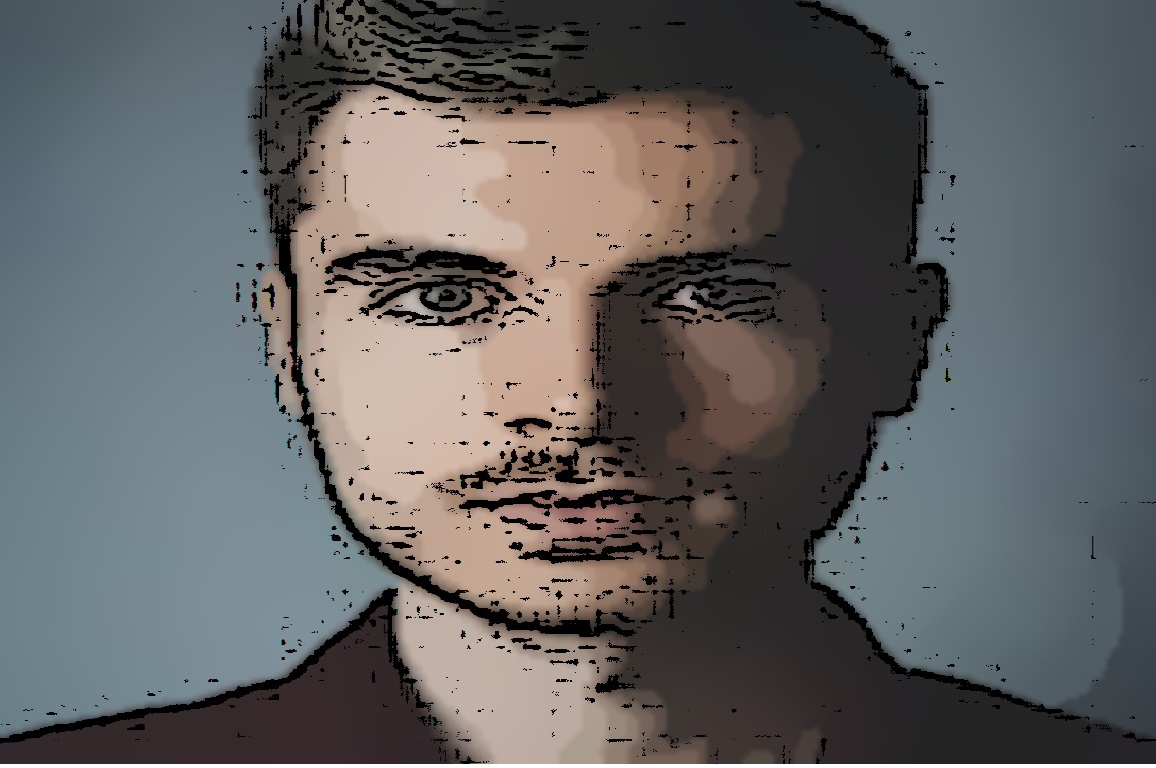
#> input picture Cartoon version new.jpg, 1156 x 768 px, given in place of the camera
$ jupyter execute main.ipynb
#> lines starting #> are read from the running program, lines starting #| are printed output that depends on the picture
[cell 1]
import cv2
import matplotlib.pyplot as plt

[cell 2]
import cv2
import numpy as np
def car(img):
    gray = cv2.cvtColor(img, cv2.COLOR_BGR2GRAY)
    blur = cv2.medianBlur(gray,4)
    edges = cv2.adaptiveThreshold(blur,255,cv2.ADAPTIVE_THRESH_MEAN_C,cv2.THRESH_BINARY,9,9)
    bilat = cv2.bilateralFilter(blur, 9, 250, 250)
    x=np.ones([1,1],np.uint8)
    erode=cv2.erode(bilat,x,iterations=3)
    dilate=cv2.erode(erode,x,iterations=3)
    imgf=np.float32(img).reshape(-1,3)
    criteria=(cv2.TERM_CRITERIA_EPS+cv2.TERM_CRITERIA_MAX_ITER,20,1.0)
    compactness,label,center=cv2.kmeans(imgf,50,None,criteria,1,cv2.KMEANS_RANDOM_CENTERS)
    final_img=np.uint8(center)[label.flatten()].reshape(img.shape)
    final = cv2.bitwise_and(final_img,final_img, mask=edges)
    return final

[cell 3]
try:
    stream = cv2.VideoCapture(0)
    while(True):
        frame=cv2.flip(stream.read()[1],1)
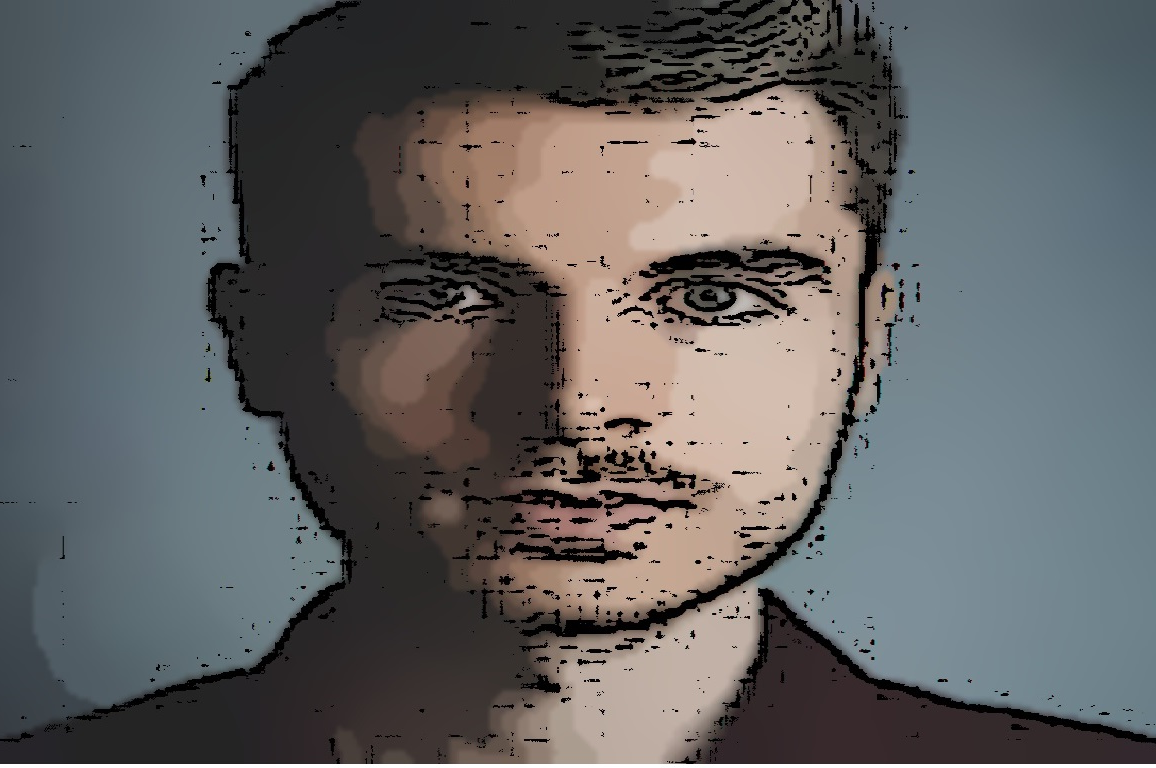
#> frame: shape (768, 1156, 3); mean B, G, R 98.4, 98, 98
        cv2.imshow("Cartoon", car(frame))
#> in car, `gray = cv2.cvtColor(img, cv2.COLOR_BGR2GRAY)`:
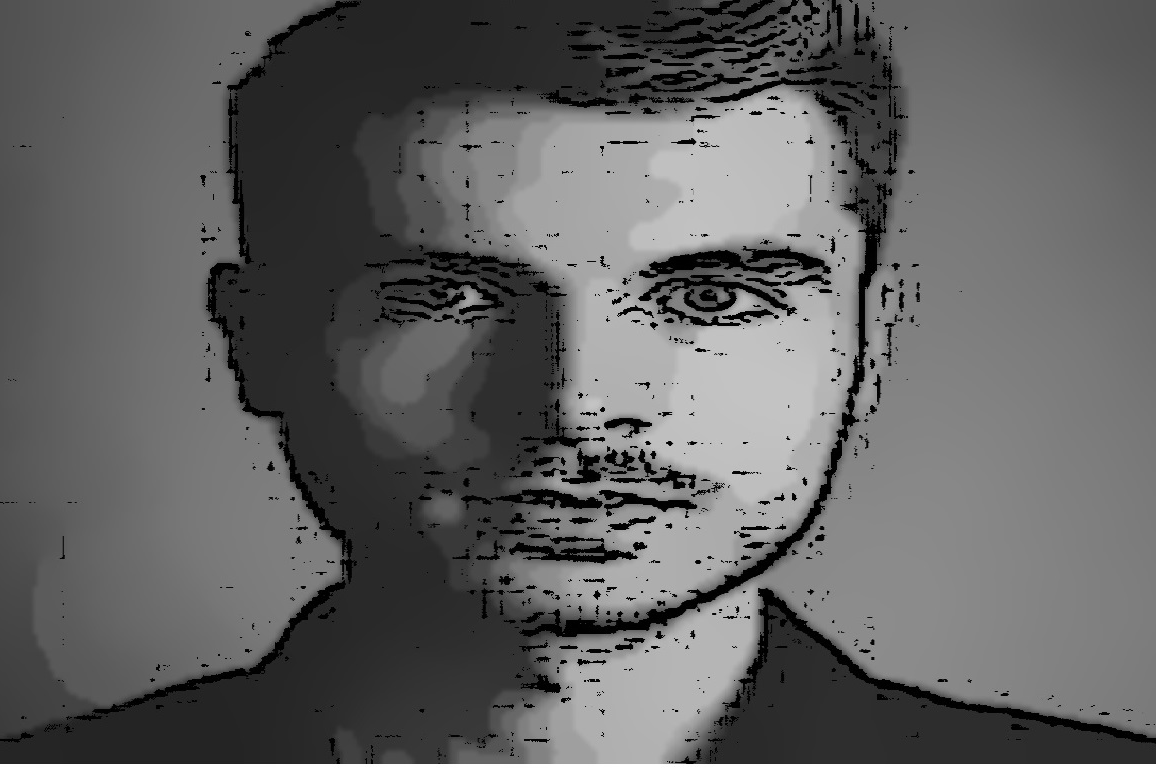
#> gray: shape (768, 1156); min 0, max 255, mean 98.1
        if cv2.waitKey(1) == ord("q"):
            break
    stream.release()
    cv2.destroyAllWindows()
except Exception as e:
    stream.release()
    cv2.destroyAllWindows()
    print(repr(e))

$ run again, on Cartoon version.jpg
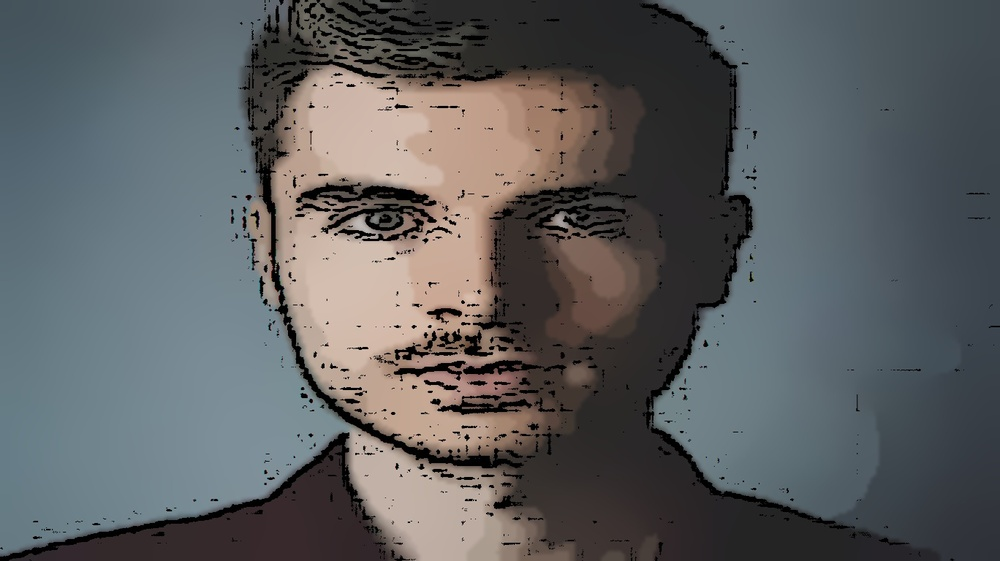
#> input picture Cartoon version.jpg, 1000 x 561 px, shrunk from 1368 x 768 before the run, given in place of the camera
#> `frame=cv2.flip(stream.read()[1],1)`:
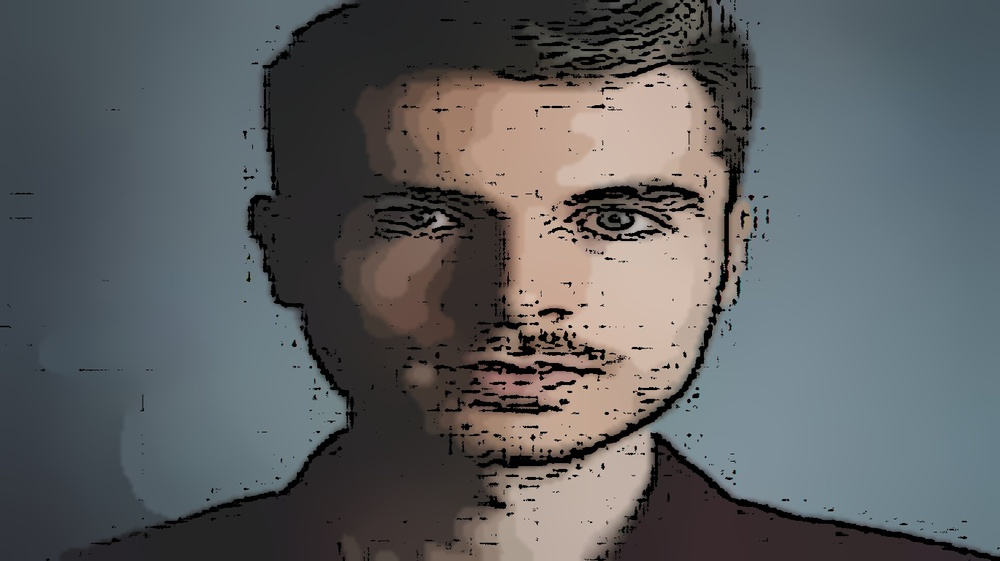
#> frame: shape (561, 1000, 3); mean B, G, R 96.8, 95.2, 93.2
#> in car, `gray = cv2.cvtColor(img, cv2.COLOR_BGR2GRAY)`:
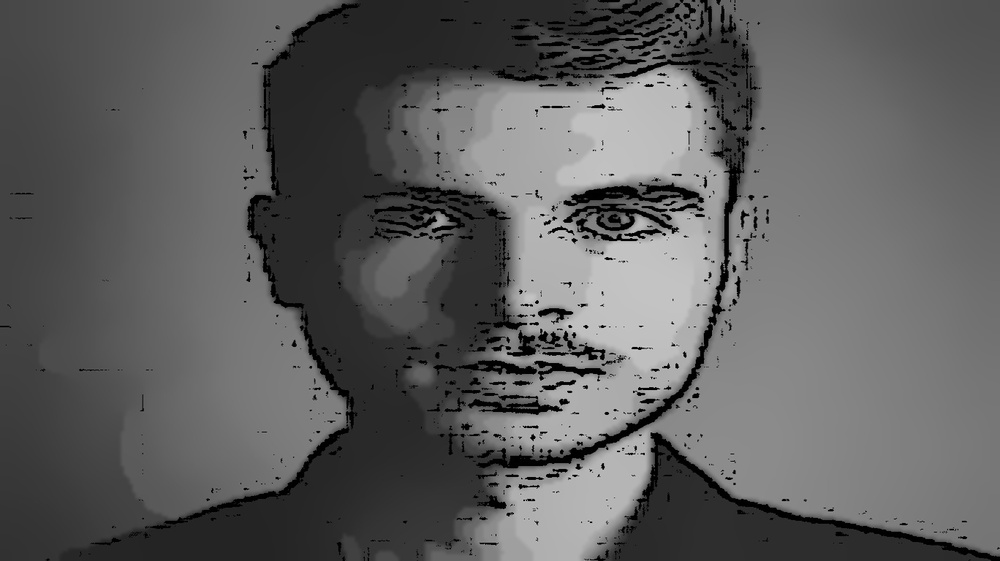
#> gray: shape (561, 1000); min 0, max 215, mean 94.8
